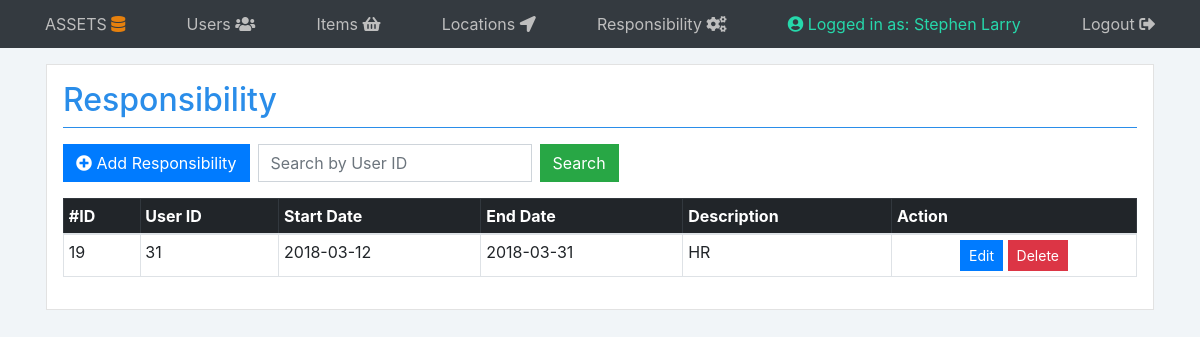
Page /viewresponsibility.php (signed in) on the committed database.
### tables this page shows
CREATE TABLE `responsibility` (
  `id` int(11) NOT NULL,
  `userid` int(11) NOT NULL,
  `startdate` date NOT NULL,
  `enddate` date NOT NULL,
  `description` varchar(30) NOT NULL
);

### viewresponsibility.php (the view, shortened to what this page needs)
<!DOCTYPE html>
<html>
<head>
    <link rel="stylesheet" href="https://stackpath.bootstrapcdn.com/bootstrap/4.1.3/css/bootstrap.min.css"
>
    <link rel="stylesheet" type="text/css" media="screen" href="styles/style.css" />
    <link rel="stylesheet" href="https://use.fontawesome.com/releases/v5.4.2/css/all.css"
>
</head>
<body>
    <nav class="site-header sticky-top py-1 bg-dark">
        <div class="container d-flex flex-column flex-md-row justify-content-between">
            <a class="py-2" href="#">ASSETS <i class="br fas fa-database"></i></a>
            <a class="py-2 d-none d-md-inline-block" href="viewusers.php">Users <i class="fas fa-users"></i></a>
            <a class="py-2 d-none d-md-inline-block" href="viewitems.php">Items <i class="fas fa-shopping-basket"></i></a>
            <a class="py-2 d-none d-md-inline-block" href="viewlocations.php">Locations <i class="fas fa-location-arrow"></i></a>
            <a class="py-2 d-none d-md-inline-block" href="viewresponsibility.php">Responsibility <i class="fas fa-cogs"></i></a>
            <a class="py-2 d-none d-md-inline-block l" href="loggedin.php"><i class="fas fa-user-circle"></i> Logged in as: <?php echo $_SESSION['user'] ?></a>
            <a class="py-2 d-none d-md-inline-block" href="config/logout.php">Logout <i class="fas fa-sign-out-alt"></i></a>
        </div>
    </nav>
    <div class="container">
        <div class="row">
            <div class="col-md bg-l d">
                <h2 class="title">Responsibility</h2>
                <nav class="nav">
                    <li class="nav-item">
                        <a class="btn btn-primary mr-sm-2" href="createresponsibility.php"><i class="fas fa-plus-circle"></i> Add Responsibility</a>
                    </li>
                    <form class="form-inline my-2 my-lg-0" action="searchresponsibility.php" method="POST">
                        <input class="form-control mr-sm-2" type="search" placeholder="Search by User ID" aria-label="Search" name="search" required>
                        <input type="submit" name="Search" value="Search" class="btn btn-success">
                    </form>
                </nav>
                <table class="table table-bordered table-hover table-sm">
                    <thead class="table-dark">
                        <th>#ID</th>
                        <th>User ID</th>
                        <th>Start Date</th>
                        <th>End Date</th>
                        <th>Description</th>
                        <th colspan="2">Action</th>
                    </thead>
                    <?php
                    include "config/database.php";
                    $query = "SELECT id,userid,startdate,enddate,description FROM responsibility ORDER BY id ASC";
                    $stmt = $con->prepare($query);
                    $stmt->execute();
                    $num = $stmt->rowCount();
                    if ($num > 0) {
                        while ($row = $stmt->fetch(PDO::FETCH_ASSOC)) {
                            extract($row);
                            echo "<tbody class='table-sm'>";
                            echo "<tr>";
                            echo "<td>{$id}</td>";
                            echo "<td>{$userid}</td>";
                            echo "<td>$startdate</td>";
                            echo "<td>{$enddate}</td>";
                            echo "<td>{$description}</td>";
                            echo "<td class='text-center'>";
                            echo "<a href='updateresponsibility.php?id={$id}' class='btn btn-primary btn-sm m-r-1em'>Edit</a>";
                            echo "<a href='#' onclick='delete_responsibility({$id});' class='btn btn-danger btn-sm m-r-1em'>Delete</a>";
                            echo "</td>";
                            echo "</tbody>";
                        }
                    } else {
                        echo "<div class='alert alert-danger'>No records found.</div>";
                    }
                    ?>
                </table>
            </div>
        </div>
    </div>
</body>
</html>

### styles/style.css (style rules this page uses)
.py-2 { color: #bebebe; }
.title { color: rgb(42, 141, 233); border-bottom: 1px solid rgb(42, 141, 233); padding-bottom: 8px; margin-bottom: 16px; }
body { background-color: #f1f5f8; }
.bg-l { background-color: #ffffff; }
.d { margin: 16px; border: 1px solid #e2e2e2; padding: 16px; }
.btn { color: #ffffff; }
.form-control { border-radius: 0; }
.btn { border-radius: 0; }
.l { color: #26d8ab; }
.br { color: rgb(230, 128, 13); }

### rows in the picture
responsibility: id "19", userid "31", startdate "2018-03-12", enddate "2018-03-31", description "HR"

### other values in the picture
$_SESSION['user'] "Stephen Larry"
